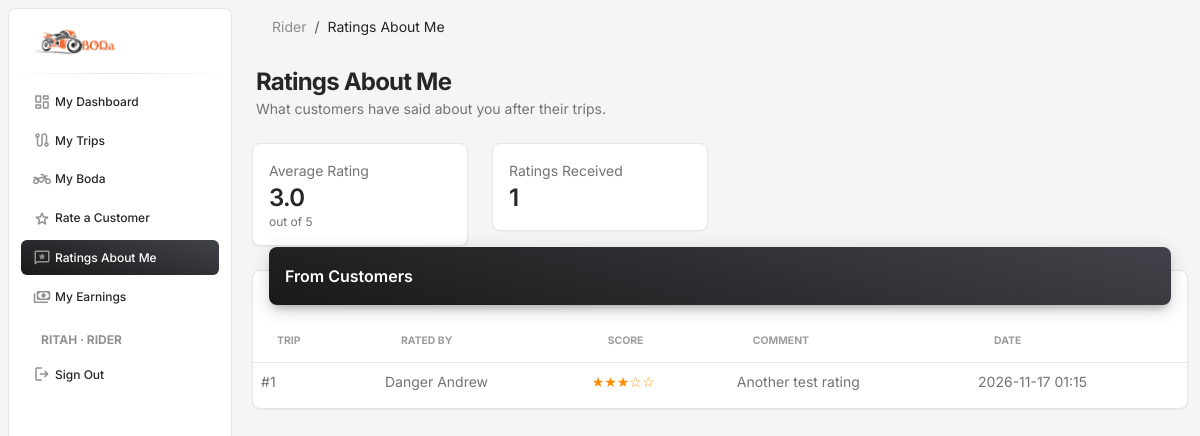
The app's page /rider-area/my-ratings/ (signed in) with its own data.
### bodaapp/models.py (models this page shows, shortened)
class Profile(models.Model):
    ROLE_CHOICES = [("customer", "Customer"), ("rider", "Rider")]
    user = models.OneToOneField(settings.AUTH_USER_MODEL, on_delete=models.CASCADE, related_name="profile")
    role = models.CharField(max_length=10, choices=ROLE_CHOICES)
    customer = models.OneToOneField(Customer, null=True, blank=True, on_delete=models.SET_NULL, related_name="profile")
    rider = models.OneToOneField(Rider, null=True, blank=True, on_delete=models.SET_NULL, related_name="profile")

class RiderRating(models.Model):
    rate_id = models.AutoField(primary_key=True)
    trip = models.OneToOneField(Trip, on_delete=models.CASCADE, db_column="trip_id")
    rider = models.ForeignKey(Rider, on_delete=models.PROTECT, db_column="rider_id")
    rated_by = models.ForeignKey(Customer, on_delete=models.PROTECT, db_column="rated_by")
    score = models.IntegerField()
    comment = models.TextField(null=True, blank=True)
    date = models.DateTimeField(auto_now_add=True)

class Customer(models.Model):
    customer_id = models.AutoField(primary_key=True)
    first_name = models.CharField(max_length=50)
    last_name = models.CharField(max_length=50)
    contact = models.CharField(max_length=15, unique=True)
    email = models.EmailField(max_length=100, unique=True)
    home_location = models.CharField(max_length=100)
    def __str__(self):
        return f"{self.first_name} {self.last_name}"

### bodaapp/rider_views.py (the view)
# urls.py: path('rider-area/my-ratings/', rider_views.ratings, name='rid_ratings'),
@role_required("rider")
def ratings(request):
    me = current_rider(request)
    received = RiderRating.objects.filter(rider=me).select_related("rated_by").order_by("-pk")
    return render(request, "rider/ratings.html", {
        "ratings": received,
        "avg_rating": average_display(received.aggregate(a=Avg("score"))["a"]),
    })

### bodaapp/access.py (called while the page is built)
def get_role(user):
    if not user.is_authenticated:
        return None
    if user.is_staff or user.is_superuser:
        return "admin"
    profile = getattr(user, "profile", None)
    if profile is None:
        return None
    if profile.role == "customer" and profile.customer_id:
        return "customer"
    if profile.role == "rider" and profile.rider_id:
        return "rider"
    return None

def role_required(*roles):
    def decorator(view):
        @wraps(view)
        def wrapper(request, *args, **kwargs):
            if not request.user.is_authenticated:
                return redirect_to_login(request.get_full_path())
            if get_role(request.user) not in roles:
                messages.error(request, "You don't have access to that page.")
                return redirect("index")
            return view(request, *args, **kwargs)
        return wrapper
    return decorator

### bodaapp/context_processors.py (called while the page is built)
def navigation(request):
    user = getattr(request, "user", None)
    role = get_role(user) if user is not None else None
    match = getattr(request, "resolver_match", None)
    name = match.url_name if match and match.url_name else ""
    if name.endswith("_edit"):
        name = name[: -len("_edit")]
    return {"role": role, "role_label": ROLE_LABELS.get(role, ""), "active": name}

### bodaapp/rider_views.py (called while the page is built)
def average_display(value):
    return f"{value:.1f}" if value is not None else "—"

def current_rider(request):
    return request.user.profile.rider

### templates/rider/ratings.html
{% extends 'base.html' %}
{% block content %}
{% include 'partials/page_header.html' with title="Ratings About Me" lede="What customers have said about you after their trips." %}
<div class="container-fluid py-3">
  <div class="row">
    {% include 'partials/stat_card.html' with label="Average rating" value=avg_rating note="out of 5" %}
    {% include 'partials/stat_card.html' with label="Ratings received" value=ratings|length %}
  </div>
  <div class="card">
    <div class="card-header p-0 position-relative mt-n4 mx-3 z-index-2">
      <div class="bg-gradient-dark shadow-dark border-radius-lg pt-3 pb-2"><h6 class="text-white text-capitalize ps-3">From customers</h6></div>
    </div>
    <div class="card-body px-0 pb-2">
      <div class="table-responsive p-0">
        <table class="table align-items-center mb-0">
          <thead><tr>
            <th class="text-uppercase text-secondary text-xxs font-weight-bolder opacity-7">Trip</th>
            <th class="text-uppercase text-secondary text-xxs font-weight-bolder opacity-7">Rated by</th>
            <th class="text-uppercase text-secondary text-xxs font-weight-bolder opacity-7">Score</th>
            <th class="text-uppercase text-secondary text-xxs font-weight-bolder opacity-7">Comment</th>
            <th class="text-uppercase text-secondary text-xxs font-weight-bolder opacity-7">Date</th>
          </tr></thead>
          <tbody>
            {% for r in ratings %}
            <tr>
              <td class="text-sm">#{{ r.trip_id }}</td>
              <td class="text-sm">{{ r.rated_by }}</td>
              <td class="text-sm">{% include 'partials/stars.html' with score=r.score %}</td>
              <td class="text-sm">{{ r.comment|default:"—" }}</td>
              <td class="text-sm">{{ r.date|date:"Y-m-d H:i" }}</td>
            </tr>
            {% empty %}
            <tr><td colspan="5" class="text-center text-secondary py-4 text-sm">No customers have rated you yet.</td></tr>
            {% endfor %}
          </tbody>
        </table>
      </div>
    </div>
  </div>
</div>
{% endblock %}

### templates/partials/nav_account.html (shortened to what this page needs)
<li class="nav-item mt-3">
  <h6 class="ps-4 ms-2 text-uppercase text-xs text-dark font-weight-bolder opacity-5">{{ user.get_username }}{% if role_label %} · {{ role_label }}{% endif %}</h6>
</li>
<li class="nav-item">
  <form method="post" action="{% url 'logout' %}" class="m-0">
    <button type="submit" class="nav-link text-dark border-0 bg-transparent w-100 text-start">
      <i class="material-symbols-rounded opacity-5">logout</i>
      <span class="nav-link-text ms-1">Sign Out</span>
    </button>
  </form>
</li>

### templates/partials/page_header.html (shortened to what this page needs)
<nav class="navbar navbar-main navbar-expand-lg px-0 mx-3 shadow-none border-radius-xl" id="navbarBlur" data-scroll="true">
  <div class="container-fluid py-1 px-3">
    <nav aria-label="breadcrumb">
      <ol class="breadcrumb bg-transparent mb-0 pb-0 pt-1 px-0 me-sm-6 me-5">
        <li class="breadcrumb-item text-sm"><a class="opacity-5 text-dark" href="{% url 'index' %}">{{ role_label|default:"Home" }}</a></li>
        <li class="breadcrumb-item text-sm text-dark active" aria-current="page">{{ title }}</li>
      </ol>
    </nav>
  </div>
</nav>
<div class="container-fluid pt-3">
  <div class="ms-1 mb-2">
    <h3 class="mb-0 h4 font-weight-bolder">{{ title }}</h3>
    {% if lede %}<p class="mb-0 text-sm">{{ lede }}</p>{% endif %}
  </div>
</div>

### templates/partials/stars.html
<span class="text-warning" title="{{ score }} out of 5">{% if score >= 1 %}★{% else %}☆{% endif %}{% if score >= 2 %}★{% else %}☆{% endif %}{% if score >= 3 %}★{% else %}☆{% endif %}{% if score >= 4 %}★{% else %}☆{% endif %}{% if score >= 5 %}★{% else %}☆{% endif %}</span>

### records on screen
Profile: role "RIDER", role "Rider"
RiderRating: trip_id "1", rated_by "Danger Andrew", comment "Another test rating", date "2026-11-17 01:15"

### other values on screen
{{ label }} "My Dashboard My Trips My Boda Rate a Customer Ratings About Me My Earnings"
{{ user.get_username }} "RITAH"
{{ title }} "Ratings About Me"
{{ lede }} "What customers have said about you after their trips."
{{ label }} "Average Rating Ratings Received"
{{ value }} "3.0 1"
{{ note }} "out of 5"
